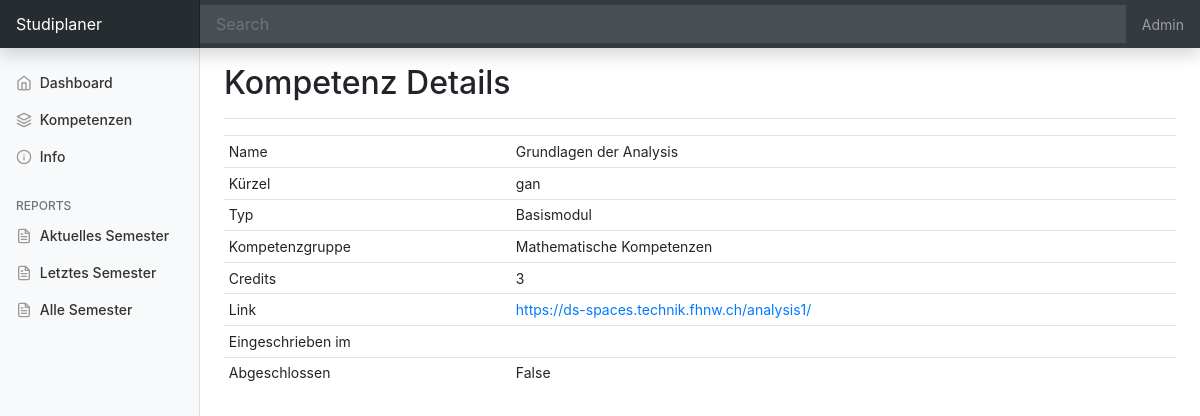
Page /course/4/ on the committed database.
### kompetenzen/models.py (models this page shows, shortened)
class course(models.Model):
    id = models.AutoField(primary_key=True)
    name = models.CharField(max_length=200, null=True)
    shortname = models.CharField(max_length=10, null=True)
    type = models.ForeignKey(course_type, null=True, on_delete=models.SET_NULL)
    group = models.ForeignKey(course_group, null=True, on_delete=models.SET_NULL)
    credits = models.IntegerField(null=True)
    date_created = models.DateTimeField(auto_now_add=True)
    done = models.BooleanField(default=False)
    semester = models.ForeignKey(course_semester, null=True, on_delete=models.SET_NULL, blank=True)
    link = models.CharField(max_length=300, null=True)

class course_type(models.Model):
    id = models.AutoField(primary_key=True)
    name = models.CharField(max_length=100, null=True)
    date_created = models.DateTimeField(auto_now_add=True)
    def __str__(self):
        return self.name

class course_group(models.Model):
    id = models.AutoField(primary_key=True)
    name = models.CharField(max_length=100, null=True)
    maxcredits = models.IntegerField(null=True)
    mincredits = models.IntegerField(null=True)
    date_created = models.DateTimeField(auto_now_add=True)
    def __str__(self):
        return self.name

### kompetenzen/views.py (the view)
# urls.py: path('course/<str:pk>/', views.coursedetail, name="coursedetail"),
def coursedetail(request, pk):
     co = course.objects.get(id=pk)
     context = {'course':co}
     return render(request, 'kompetenzen/course.html', context)

### kompetenzen/templates/kompetenzen/course.html
{% extends 'kompetenzen/main.html' %}
{% block content %}
<main role="main" class="col-md-9 ml-sm-auto col-lg-10 px-md-4">
  <div class="d-flex justify-content-between flex-wrap flex-md-nowrap align-items-center pt-3 pb-2 mb-3 border-bottom">
    <h1 class="h2">Kompetenz Details</h1>
  </div>
  <div class="table-responsive">
    <table class="table table-striped table-sm">
      <thead>
        <tr>
          <td>Name</td>
          <td>{{course.name}}</td>
        </tr>
        <tr>
          <td>Kürzel</td>
          <td>{{course.shortname}}</td>
        </tr>
        <tr>
          <td>Typ</td>
          <td>{{course.type}}</td>
        </tr>
        <tr>
          <td>Kompetenzgruppe</td>
          <td>{{course.group}}</td>
        </tr>
        <tr>
          <td>Credits</td>
          <td>{{course.credits}}</td>
        </tr>
        <tr>
          <td>Link</td>
          <td><a href="{{course.link}}" target="_blank">{{course.link}}</a></td>
        </tr>
        <tr>
          <td>Eingeschrieben im</td>
          <td>{{course.signed_up}}</td>
        </tr>
        <tr>
          <td>Abgeschlossen</td>
          <td>{{course.done}}</td>
        </tr>
      </thead>
    </table>
  </div>
</main>
{% endblock %}

### static/css/main.css (style rules this page uses)
body { background-color: #ffffff; }

### static/css/dashboard.css (style rules this page uses)
body { font-size: .875rem; }

### rows in the picture
course: name "Grundlagen der Analysis", shortname "gan", type "Basismodul", group "Mathematische Kompetenzen", credits "3", link "https://ds-spaces.technik.fhnw.ch/analysis1/", done "False"
